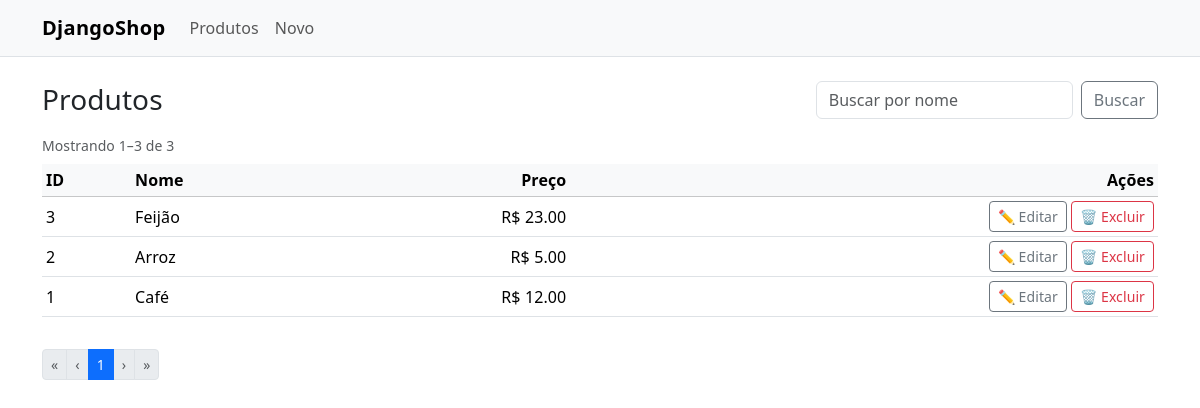
The app's page /produtos/, older data.
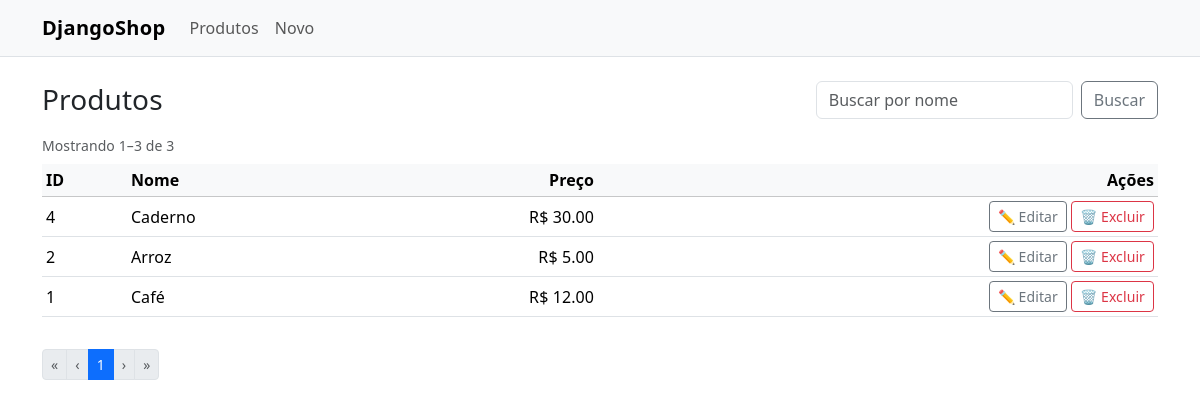
The same page, newer data.
### produtos/models.py (models this page shows, shortened)
class Produto(models.Model):
    nome = models.CharField(max_length=100)
    preco = models.DecimalField(max_digits=8, decimal_places=2)  # até 999,999.99
    criado_em = models.DateTimeField(auto_now_add=True)

### produtos/views.py (the view)
# urls.py: path("", views.lista_produtos, name="lista_produtos"),
def lista_produtos(request):
    q = request.GET.get("q", "").strip()
    qs = Produto.objects.all().order_by("-criado_em")
    if q:
        qs = qs.filter(nome__icontains=q)
    paginator = Paginator(qs, 10)
    page_number = request.GET.get("page")
    page_obj = paginator.get_page(page_number)
    page_range = page_obj.paginator.get_elided_page_range(
        number=page_obj.number, on_each_side=1, on_ends=1
    )
    context = {
        "q": q,
        "page_obj": page_obj,
        "page_range": page_range,
        "total": paginator.count,
    }
    return render(request, "produtos/lista.html", context)

### produtos/templates/produtos/lista.html (shortened to what this page needs)
{% extends "base.html" %}
{% block content %}
  <div class="d-flex align-items-center justify-content-between mb-3">
    <h1 class="h3 m-0">Produtos</h1>
    <form class="d-flex gap-2" method="get">
      <input class="form-control" type="search" name="q" placeholder="Buscar por nome"
             value="{{ q }}">
      <button class="btn btn-outline-secondary" type="submit">Buscar</button>
    </form>
  </div>
  {% if total %}
    <p class="text-body-secondary small mb-2">
      Mostrando {{ page_obj.start_index }}–{{ page_obj.end_index }} de {{ total }}
    </p>
  {% endif %}
  {% if page_obj.object_list %}
    <div class="table-responsive">
      <table class="table table-sm table-hover align-middle">
        <thead class="table-light">
          <tr><th>ID</th><th>Nome</th><th class="text-end">Preço</th><th class="text-end">Ações</th></tr>
        </thead>
        <tbody>
          {% for p in page_obj.object_list %}
            <tr>
              <td>{{ p.id }}</td>
              <td>{{ p.nome }}</td>
              <td class="text-end">R$ {{ p.preco }}</td>
              <td class="text-end">
                <a class="btn btn-outline-secondary btn-sm" href="{% url 'editar_produto' p.id %}">✏️ Editar</a>
                <a class="btn btn-outline-danger btn-sm" href="{% url 'excluir_produto' p.id %}">🗑️ Excluir</a>
              </td>
            </tr>
          {% endfor %}
        </tbody>
      </table>
    </div>
    <nav aria-label="Paginação" class="mt-3">
      <ul class="pagination pagination-sm">
        {% if page_obj.has_previous %}
          <li class="page-item">
            <a class="page-link" href="?q={{ q|urlencode }}&page=1">«</a>
          </li>
          <li class="page-item">
            <a class="page-link" href="?q={{ q|urlencode }}&page={{ page_obj.previous_page_number }}">‹</a>
          </li>
        {% else %}
          <li class="page-item disabled"><span class="page-link">«</span></li>
          <li class="page-item disabled"><span class="page-link">‹</span></li>
        {% endif %}
        {% for p in page_range %}
          {% if p == page_obj.number %}
            <li class="page-item active"><span class="page-link">{{ p }}</span></li>
          {% elif p == "…" %}
            <li class="page-item disabled"><span class="page-link">…</span></li>
          {% else %}
            <li class="page-item">
              <a class="page-link" href="?q={{ q|urlencode }}&page={{ p }}">{{ p }}</a>
            </li>
          {% endif %}
        {% endfor %}
        {% if page_obj.has_next %}
          <li class="page-item">
            <a class="page-link" href="?q={{ q|urlencode }}&page={{ page_obj.next_page_number }}">›</a>
          </li>
          <li class="page-item">
            <a class="page-link" href="?q={{ q|urlencode }}&page={{ page_obj.paginator.num_pages }}">»</a>
          </li>
        {% else %}
          <li class="page-item disabled"><span class="page-link">›</span></li>
          <li class="page-item disabled"><span class="page-link">»</span></li>
        {% endif %}
      </ul>
    </nav>
  {% else %}
    <div class="alert alert-warning">Nenhum produto cadastrado{% if q %} para “{{ q }}”{% endif %}.</div>
  {% endif %}
{% endblock %}

Row changes from the older to the newer data that the page shows:
removed Produto: id "3", nome "Feijão", preco "23.00"
added Produto: id "4", nome "Caderno", preco "30.00"
